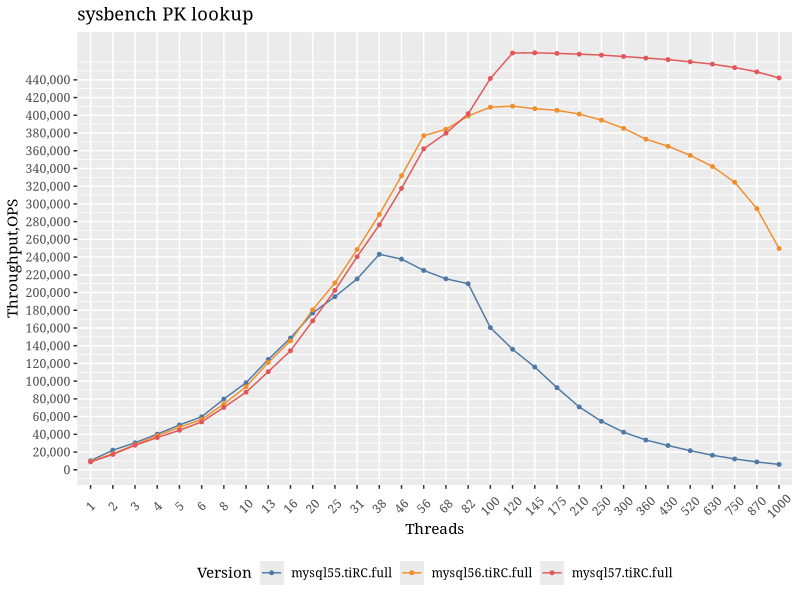

Reproduce this figure in R.
## ---- chunk 1
knitr::opts_chunk$set(echo = TRUE)
library(ggplot2)
library(ggthemes)
library(reshape2)
library(knitr)

tm<-theme(legend.position="bottom",
          text=element_text(family="Georgia"),
          strip.background = element_rect(colour="red", fill="#CCCCFF"))

guides(colour = guide_legend(override.aes = list(size=4)))

data = read.table("../summary.csv",sep=",",header=F)
data1=subset(data,V1>100)
attach(data1)
aggdata <-aggregate(data1, by=list(V4,V5),FUN=mean, na.rm=TRUE)
## ---- chunk 2
ss=subset(aggdata,(Group.2<=1000)&(Group.1 %in% c("mysql55.tiRC.full","mysql56.tiRC.full","mysql57.tiRC.full") ))
#ss=subset(aggdata)

m <- ggplot(ss, 
            aes(x=as.factor(Group.2),y=as.numeric(V2),color=as.factor(Group.1),group=Group.1))
m+geom_line()+geom_point(size=1)+labs(x="Threads",y="Throughput,OPS",title="sysbench PK lookup")+scale_color_tableau(name="Version")+scale_y_continuous(breaks=seq(0, 450000, 20000),labels = scales::comma)+theme(axis.text.x  = element_text(angle=45, vjust=0.5))+tm
## ---- chunk 3

Res<-data.frame(aggdata$Group.1, aggdata$Group.2, aggdata$V2)

wide_format <- dcast(subset(Res, is.element(aggdata.Group.1,c("mysql55.tiRC.full","mysql56.tiRC.full","mysql57.tiRC.full") )), aggdata.Group.2 ~ aggdata.Group.1)

names(wide_format)<-c("Threads","MySQL 5.5","MySQL 5.6","MySQL 5.7")
#wide_format$`MySQL 5.5 / MySQL 5.6` = wide_format$`MySQL 5.5`/wide_format$`MySQL 5.6`
#wide_format$`MySQL 5.5 / MySQL 5.7` = wide_format$`MySQL 5.5`/wide_format$`MySQL 5.7`
#wide_format$`MySQL 5.6 / MySQL 5.7` = wide_format$`MySQL 5.6`/wide_format$`MySQL 5.7`
kable(wide_format, digits=2)
